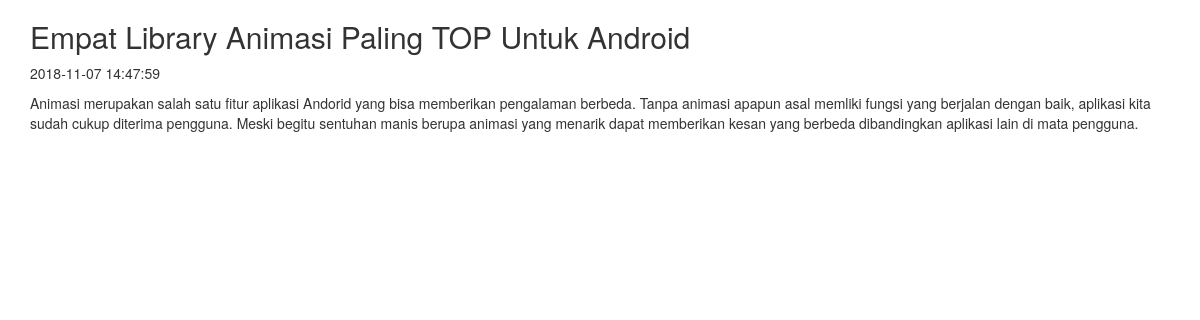
The page /index.php/home/detail/4 on the database its author committed.
### tables this page shows
CREATE TABLE `artikel` (
  `id_artikel` int(11) NOT NULL,
  `judul_artikel` varchar(100) NOT NULL,
  `isi_artikel` text NOT NULL,
  `author_artikel` varchar(50) NOT NULL,
  `tanggal_artikel` timestamp NOT NULL DEFAULT CURRENT_TIMESTAMP ON UPDATE CURRENT_TIMESTAMP,
  `gambar_artikel` varchar(100) DEFAULT NULL,
  `id_kategori` int(11) NOT NULL
);

### application/controllers/Home.php (called while the page is built, shortened)
<?php
class Home extends CI_Controller {
	function __construct(){
		$this->load->model('Artikel_Model');
		$this->load->model('Kategori_Model');
		$this->load->helper('text');
	}
	public function detail($id_artikel){
		$data['artikel_data'] = $this->Artikel_Model->get_by_id($id_artikel)->row_array();
		$this->load->view('home/detail', $data);
	}
}

### index.php (called while the page is built, shortened)
<?php
require_once BASEPATH.'core/CodeIgniter.php';

### application/models/Artikel_Model.php (called while the page is built, shortened)
<?php
class Artikel_Model extends CI_Model{
	private $table = 'artikel';
	function get_by_id($id_artikel){
		$this->db->select('*');
		$this->db->from($this->table);
		$this->db->where('id_artikel', $id_artikel);
		return $this->db->get();
	}
}

### application/views/home/detail.php (the view, shortened to what this page needs)
<!DOCTYPE html>
<html>
<head>
</head>
<body>
	<div class="container">
		<h2><?php echo $artikel_data['judul_artikel']; ?></h2>
		<p><?php echo $artikel_data['tanggal_artikel']; ?></p>
		<p>
			<?php echo $artikel_data['isi_artikel']; ?>
		</p>
	</div>
</body>
</html>

### rows shown on the page
artikel: judul_artikel "Empat Library Animasi Paling TOP Untuk Android", tanggal_artikel "2018-11-07 14:47:59", isi_artikel "Animasi merupakan salah satu fitur aplikasi Andorid yang bisa memberikan pengalaman berbeda. Tanpa animasi apapun asal memliki fungsi yang berjalan dengan baik, aplikasi kita sudah cukup diterima pengguna. Meski begitu sentuhan manis berupa animasi yang menarik dapat memberikan kesan yang berbeda dibandingkan aplikasi lain di mata pengguna."
